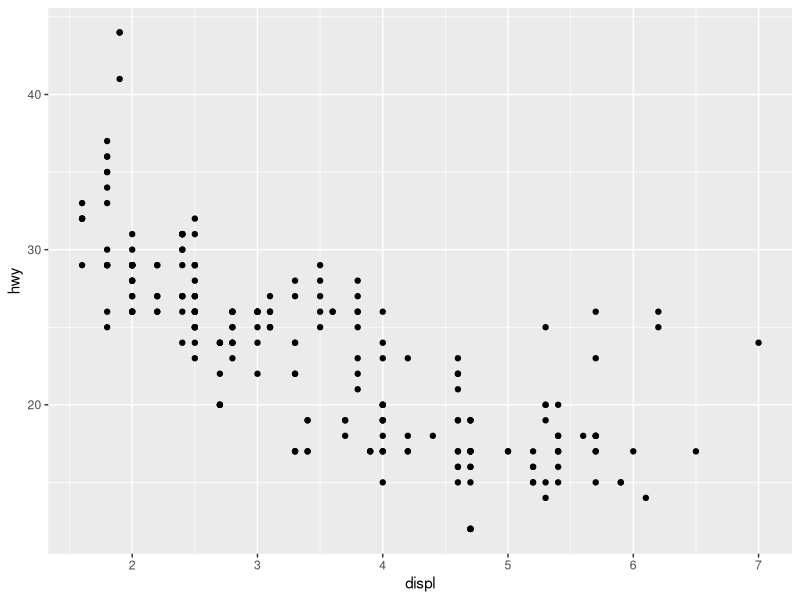
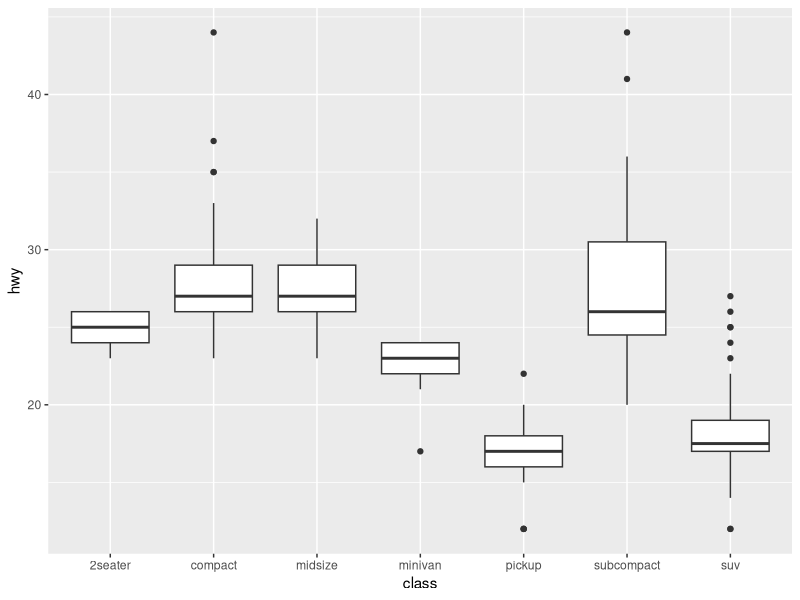
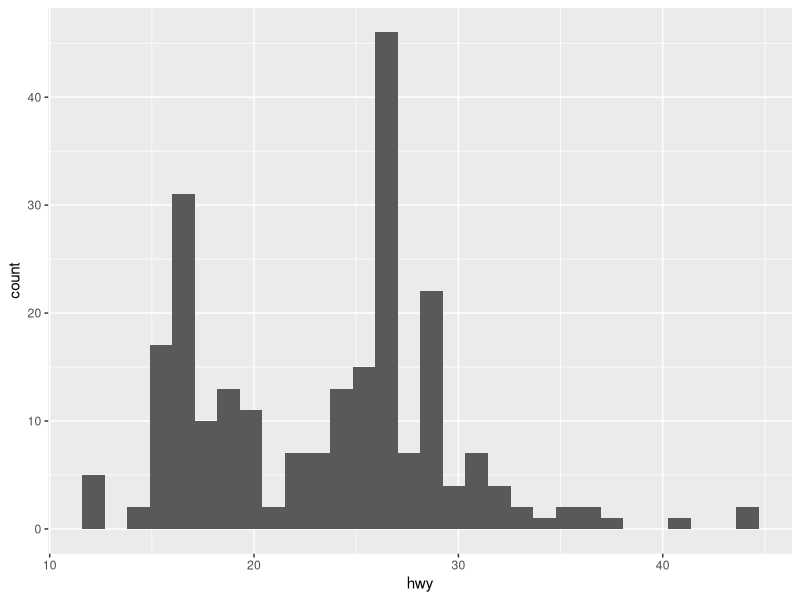
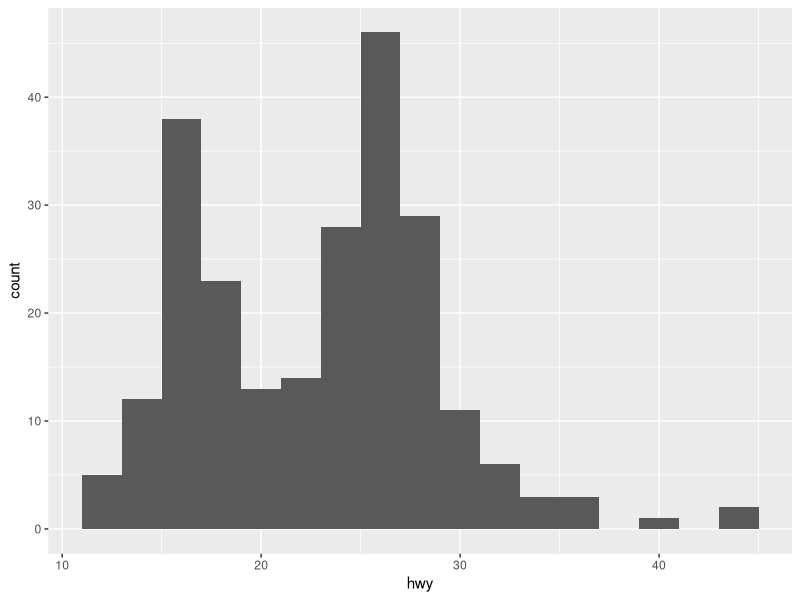
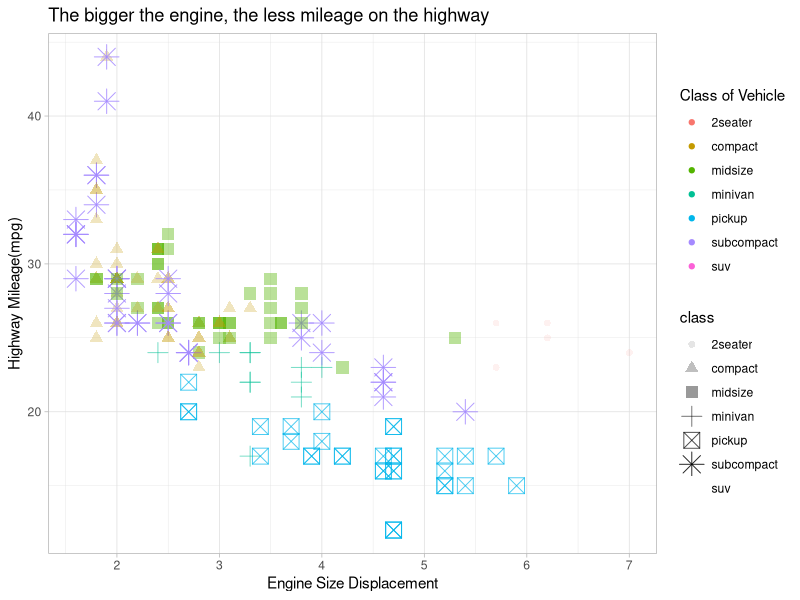
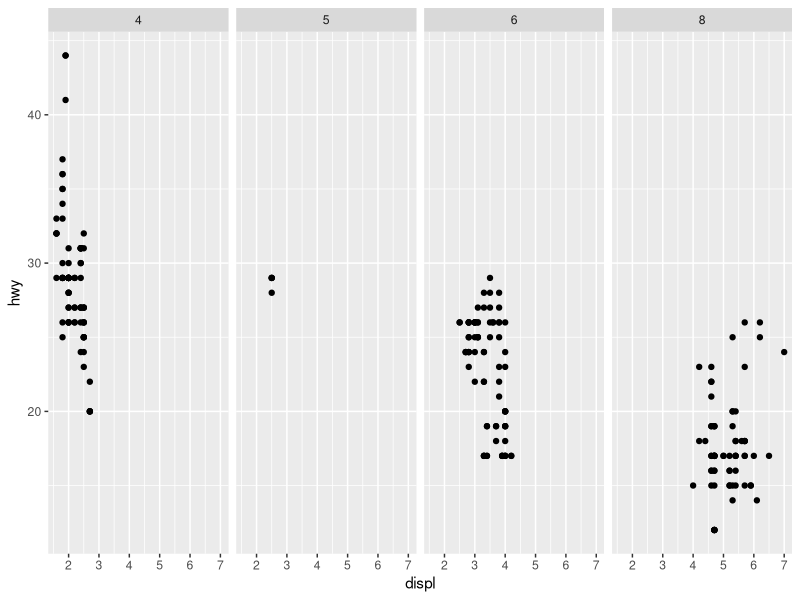
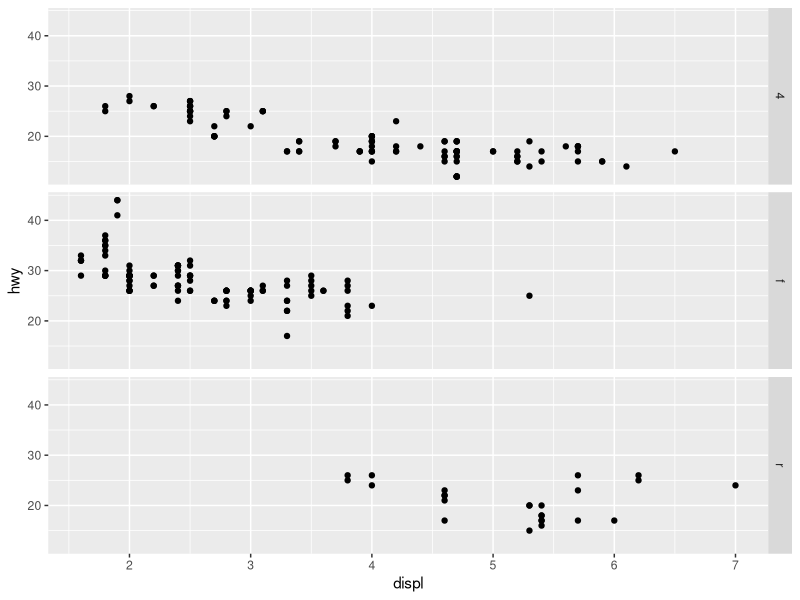
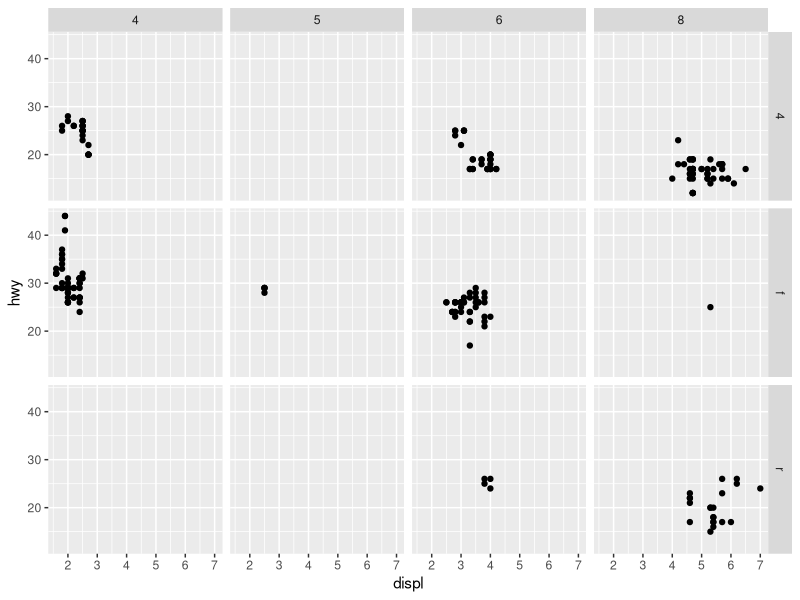

The R script that drew these images, in order:
## ---- chunk 1
#| label: setup
#| include: false
library(tidyverse)
## ---- chunk 2
mpg
## ---- chunk 3
ggplot(data = mpg) +
  geom_point(mapping = aes(x = displ,
                           y = hwy))
## ---- chunk 4
ggplot(data = mpg) +
  geom_boxplot(mapping = aes(x = class, y = hwy))
## ---- chunk 5
ggplot(data = mpg) +
  geom_histogram(aes(x = hwy))
## ---- chunk 6
ggplot(data = mpg) +
  geom_histogram(aes(x = hwy), binwidth = 2)
## ---- chunk 7
ggplot(data = mpg) +
  geom_point(mapping = aes(x = displ, 
                           y = hwy, 
                           color = class,
                           size = class,
                           alpha = class,
                           shape = class)) +
  labs(x = "Engine Size Displacement",
       y = "Highway Mileage(mpg)",
       color = "Class of Vehicle",
       title = "The bigger the engine, the less mileage on the highway")+
  theme_light()

#color is the best aesthetic for this graph
## ---- chunk 8
# Makes a plot that the commands below will modify
q <- ggplot(mpg) + geom_point(aes(x = displ, y = hwy))

q + facet_grid(. ~ cyl)
# Makes one row, four columns by cyl
q + facet_grid(drv ~ .)
# Makes three rows, one column by drv
q + facet_grid(drv ~ cyl)
# Makes three rows by drv, for columns by cyl
q + facet_wrap(~ class)
# Makes a graph for each value in class
## ---- chunk 9
ggplot(data=mpg) +
  geom_bar(mapping = aes(x = class, 
                         fill = drv),
           position = "dodge") +
  labs(x = "Class of Vehicle",
       y = "Number of Vehicles in Sample",
       fill = "Type of Drive")+
  theme_bw()
## ---- chunk 10
ggplot(mpg, aes(x = displ, y = hwy)) + 
  geom_point(aes(color = class)) +
  geom_smooth(color = "black", 
              se = FALSE, 
              method = "lm") +
  scale_colour_viridis_d()




  ggsave("example.jpg", width = 6, height = 4)
